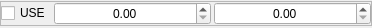
<?xml version="1.0" encoding="UTF-8"?>
<ui version="4.0">
 <class>Form</class>
 <widget class="QWidget" name="Form">
  <property name="geometry">
   <rect>
    <x>0</x>
    <y>0</y>
    <width>372</width>
    <height>28</height>
   </rect>
  </property>
  <property name="windowTitle">
   <string>Form</string>
  </property>
  <property name="styleSheet">
   <string notr="true"/>
  </property>
  <layout class="QHBoxLayout" name="horizontalLayout">
   <property name="spacing">
    <number>3</number>
   </property>
   <property name="margin">
    <number>0</number>
   </property>
   <item>
    <widget class="QFrame" name="frame_2">
     <property name="sizePolicy">
      <sizepolicy hsizetype="Preferred" vsizetype="Maximum">
       <horstretch>0</horstretch>
       <verstretch>0</verstretch>
      </sizepolicy>
     </property>
     <property name="minimumSize">
      <size>
       <width>0</width>
       <height>10</height>
      </size>
     </property>
     <property name="frameShape">
      <enum>QFrame::StyledPanel</enum>
     </property>
     <property name="frameShadow">
      <enum>QFrame::Raised</enum>
     </property>
     <layout class="QGridLayout" name="gridLayout_3">
      <property name="margin">
       <number>0</number>
      </property>
      <property name="spacing">
       <number>3</number>
      </property>
      <item row="1" column="2">
       <widget class="QDoubleSpinBox" name="energy">
        <property name="styleSheet">
         <string notr="true"/>
        </property>
        <property name="alignment">
         <set>Qt::AlignCenter</set>
        </property>
        <property name="suffix">
         <string/>
        </property>
        <property name="maximum">
         <double>20000.000000000000000</double>
        </property>
       </widget>
      </item>
      <item row="1" column="1">
       <widget class="QDoubleSpinBox" name="channel">
        <property name="alignment">
         <set>Qt::AlignCenter</set>
        </property>
        <property name="prefix">
         <string/>
        </property>
        <property name="minimum">
         <double>0.000000000000000</double>
        </property>
        <property name="maximum">
         <double>8192.000000000000000</double>
        </property>
        <property name="singleStep">
         <double>1.000000000000000</double>
        </property>
        <property name="value">
         <double>0.000000000000000</double>
        </property>
       </widget>
      </item>
      <item row="1" column="0">
       <widget class="QCheckBox" name="enable">
        <property name="sizePolicy">
         <sizepolicy hsizetype="Maximum" vsizetype="Fixed">
          <horstretch>0</horstretch>
          <verstretch>0</verstretch>
         </sizepolicy>
        </property>
        <property name="text">
         <string>USE</string>
        </property>
       </widget>
      </item>
     </layout>
    </widget>
   </item>
  </layout>
 </widget>
 <tabstops>
  <tabstop>enable</tabstop>
  <tabstop>channel</tabstop>
  <tabstop>energy</tabstop>
 </tabstops>
 <resources>
  <include location="res.qrc"/>
 </resources>
 <connections>
  <connection>
   <sender>enable</sender>
   <signal>clicked()</signal>
   <receiver>Form</receiver>
   <slot>toggled()</slot>
   <hints>
    <hint type="sourcelabel">
     <x>42</x>
     <y>24</y>
    </hint>
    <hint type="destinationlabel">
     <x>37</x>
     <y>59</y>
    </hint>
   </hints>
  </connection>
 </connections>
 <slots>
  <slot>delete()</slot>
  <slot>regionChanged()</slot>
  <slot>viewData()</slot>
  <slot>onFinish()</slot>
  <slot>toggled()</slot>
 </slots>
</ui>
